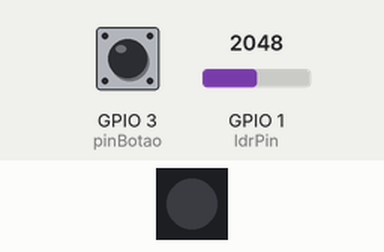
This sketch was run on a simulated ESP32-C3. Parts: 1 RGB LEDs in strip order, left to right. Inputs (shaded band) come from the test bench; at power-on: GPIO 1 (ldrPin) = 2048, GPIO 3 (pinBotao) LOW (analog values on the 0–4095 scale). Dim RGB values are drawn brighter than linear; what the sketch prints to the serial monitor is not drawn.

Above: at 1.2 s.
1.3 s: GPIO 1 (ldrPin) set to 1529
2.8 s: GPIO 1 (ldrPin) set to 1471
At 3.1 s:
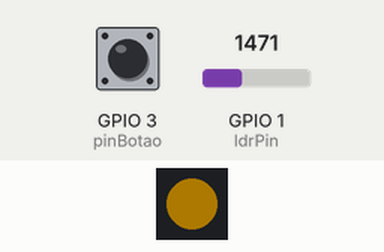
5.8 s: GPIO 3 (pinBotao) pulled HIGH for 0.15 s
At 6.6 s:
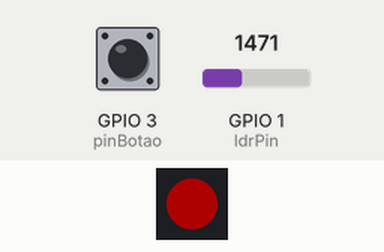
8.9 s: GPIO 3 (pinBotao) pulled HIGH for 1 s
12.9 s: GPIO 3 (pinBotao) pulled HIGH for 3.2 s
Timing chart, 0 to 18.6 s (numbered marks = the images above; inputs shaded):
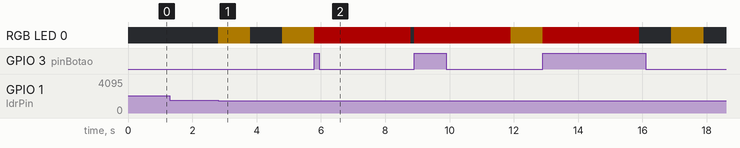

Measured:
- the behaviour switches between 1500 and 1499 on GPIO 1 (ldrPin) (found by bisection; images 0 and 1)
- after the input at 1.3 s, every drawn part: stays the same
- after the input at 2.8 s, RGB LED 0: off → RGB(50, 35, 0) at once, → off 1.0 s later, → RGB(50, 35, 0) 1.0 s later

The sketch:

ldr_sos.ino
```cpp
#include <WiFi.h>
#include <ESPAsyncWebServer.h>
#include <Adafruit_NeoPixel.h>

#define NUMPIXELS  1
#define BUILTIN_LED_PIN 8

const char* ssid = "ESP32C3_LDR_AP";
const char* password = "12345678";

Adafruit_NeoPixel pixels(NUMPIXELS, BUILTIN_LED_PIN, NEO_GRB + NEO_KHZ800);
AsyncWebServer server(80);

const int ldrPin = 1;
const int pinBotao = 3;

unsigned long anteriorMillis = 0;
bool estadoLed = false;

volatile bool acionouBotao = false;
volatile unsigned long tempoUltimoClique = 0;
unsigned long tempoFimSOS = 0;

const char index_html[] PROGMEM = R"rawliteral(
<!DOCTYPE html><html><head><meta charset='utf-8'>
<title>ESP32-C3 - Monitor LDR</title>
<meta name='viewport' content='width=device-width, initial-scale=1'>
<style>
body { font-family: 'Segoe UI', Arial, sans-serif; text-align: center; margin-top: 50px; background-color: #f0f2f5; color: #333; }
.card { background: white; max-width: 400px; margin: 0 auto; padding: 30px; border-radius: 15px; box-shadow: 0 4px 8px rgba(0,0,0,0.1); }
h1 { color: #007bff; font-size: 24px; }
.leitura { font-size: 48px; font-weight: bold; color: #28a745; margin: 20px 0; }
p { color: #666; font-size: 14px; }
</style>
<script>
setInterval(function() {
  fetch('/data').then(response => response.text()).then(texto => {
    document.getElementById('valor-ldr').innerText = texto;
  }).catch(err => console.error(err));
}, 1000);
</script>
</head><body>
<div class='card'>
  <h1>Luminosidade (ADC)</h1>
  <div class='leitura' id='valor-ldr'>...</div>
  <p>Atualizando automaticamente a cada 1 segundo.</p>
</div>
</body></html>
)rawliteral";

void IRAM_ATTR trataBotaoSOS() {
  unsigned long agora = millis();
  if (agora - tempoUltimoClique > 200) {
    acionouBotao = true;
    tempoUltimoClique = agora;
  }
}

void setup() {
  Serial.begin(115200);

  pixels.begin();
  pixels.setBrightness(50);
  analogReadResolution(12);

  pinMode(pinBotao, INPUT);
  attachInterrupt(digitalPinToInterrupt(pinBotao), trataBotaoSOS, RISING);

  WiFi.mode(WIFI_AP);

  if (WiFi.softAP(ssid, password)) {
    Serial.println("Access Point successfully started!");
  } else {
    Serial.println("Failed to start Access Point.");
  }

  IPAddress IP = WiFi.softAPIP();
  Serial.print("AP IP address: ");
  Serial.println(IP);

  server.on("/", HTTP_GET, [](AsyncWebServerRequest *request){
    request->send_P(200, "text/html", index_html);
  });

  server.on("/data", HTTP_GET, [](AsyncWebServerRequest *request){
    request->send(200, "text/plain", String(analogRead(ldrPin)));
  });

  server.begin();
}

void loop() {

  if (acionouBotao) {
    acionouBotao = false;
    tempoFimSOS = millis() + 3000;
    pixels.setPixelColor(0, pixels.Color(255, 0, 0));
    pixels.show();
  }

  if (millis() < tempoFimSOS) {
    return;
  }

  int valorLdr = analogRead(ldrPin);

  if (valorLdr < 1500) {
    if (millis() - anteriorMillis >= 1000) {
      anteriorMillis = millis();
      estadoLed = !estadoLed;

      if (estadoLed) {
        pixels.setPixelColor(0, pixels.Color(255, 180, 0));
      } else {
        pixels.setPixelColor(0, pixels.Color(0, 0, 0));
      }
      pixels.show();
    }
  } else {
    pixels.setPixelColor(0, pixels.Color(0, 0, 0));
    pixels.show();
    estadoLed = false;
  }
}
```
